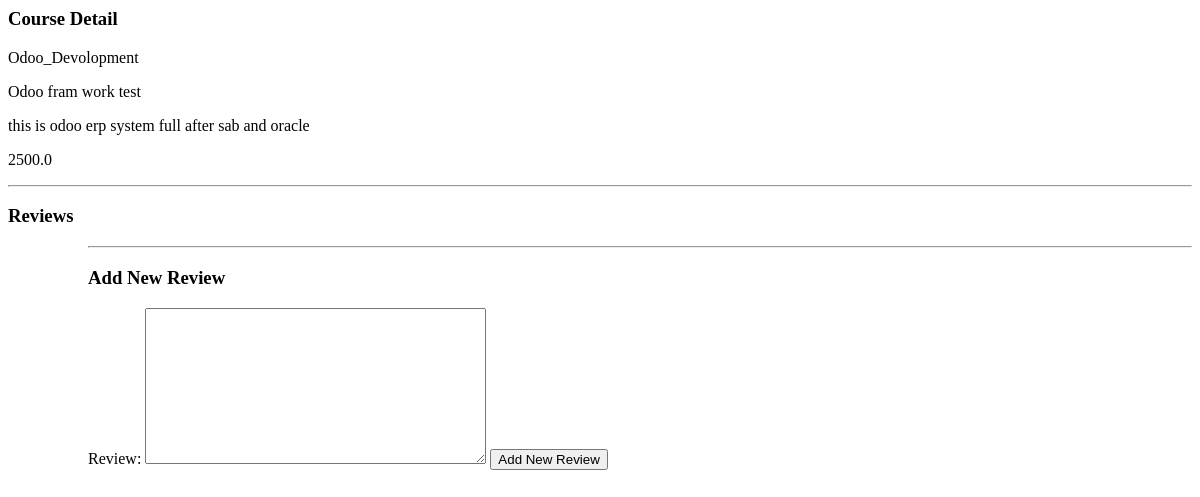
Before: /course/3 with the older database file.
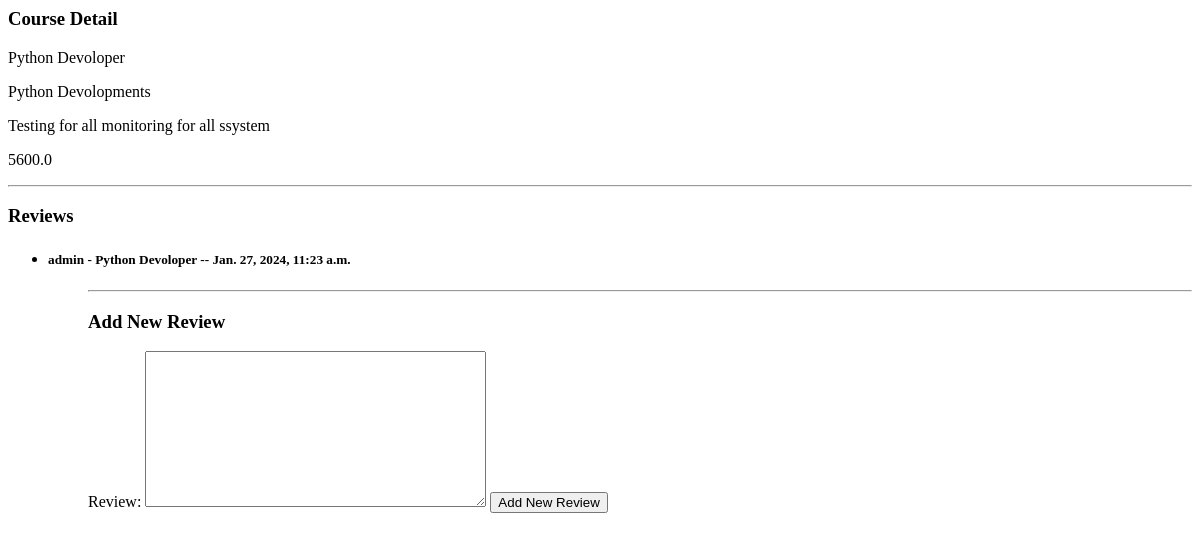
After: the same page with the newer database file.
### Course/models.py (models this page shows, shortened)
class Course(models.Model):
    name= models.CharField(max_length=200,blank=True, null=True)
    subtitle= models.name = models.CharField(max_length=300,blank=True, null=True)
    discription = models.TextField(max_length= 1000)
    price = models.FloatField(max_length=10)
    categorie = models.ForeignKey(Categories , related_name="course_categorie" , on_delete=models.CASCADE,null=True)
    tags = TaggableManager()
    def __str__(self):
        return  f'{self.name}'

class Reviews(models.Model):
    user = models.ForeignKey(User, related_name='user_review', on_delete=models.SET_NULL, null=True,blank=True)
    course = models.ForeignKey(Course, related_name='course_review', on_delete=models.CASCADE,null=True,blank=True)
    review = models.TextField(max_length=400)
    rate = models.IntegerField(null=True,blank=True)
    created_at = models.DateTimeField(default=timezone.now)

### Course/views.py (the view)
# urls.py: path('course/<int:pk>', course_detail),
def course_detail(request,pk):
    data = Course.objects.get(id=pk)
    course_review = Reviews.objects.filter(course=data)
    if request.method == 'POST':
        form = ReviewForm(request.POST)
        if form.is_valid():
            myform = form.save(commit=False)
            myform.user= request.user
            myform.review = data
            myform.save()
    else:
       form = ReviewForm()
    return render(request,'Course/course_detail.html',{'data':data,'form':form,'course_review':course_review})

### Course/forms.py
class ReviewForm(forms.ModelForm):
    class Meta:
         model= Reviews
         fields = ['review']

### Course/templates/Course/course_detail.html (shortened to what this page needs)
<h3>Course Detail</h3>
<p>{{data.name}}</p>
<p>{{data.subtitle}}</p>
</p>{{data.discription}}</p>
</p>{{data.price}}</p>
<hr/>
<h3>Reviews</h3>
    <ul>
        {% for review in  course_review %}
            <li>
                <h5>{{review.user}} - {{review.course}} -- {{review.created_at}}</h5>
            </li>
        {% endfor %}
    <ul/>
 <hr/>
<h3>Add New Review</h3>
<form method="post">
        {{form}}
    <input type="submit" value = "Add New Review">
</form>

Changed rows visible on the page:
changed Course: name "Odoo_Devolopment" → "Python Devoloper"; subtitle "Odoo fram work test" → "Python Devolopments"; discription "this is odoo erp system full after sab and oracle" → "Testing for all monitoring for all ssystem"; price "2500.0" → "5600.0"
added Reviews: user "admin", course "Python Devoloper", created_at "Jan. 27, 2024, 11:23 a.m."
